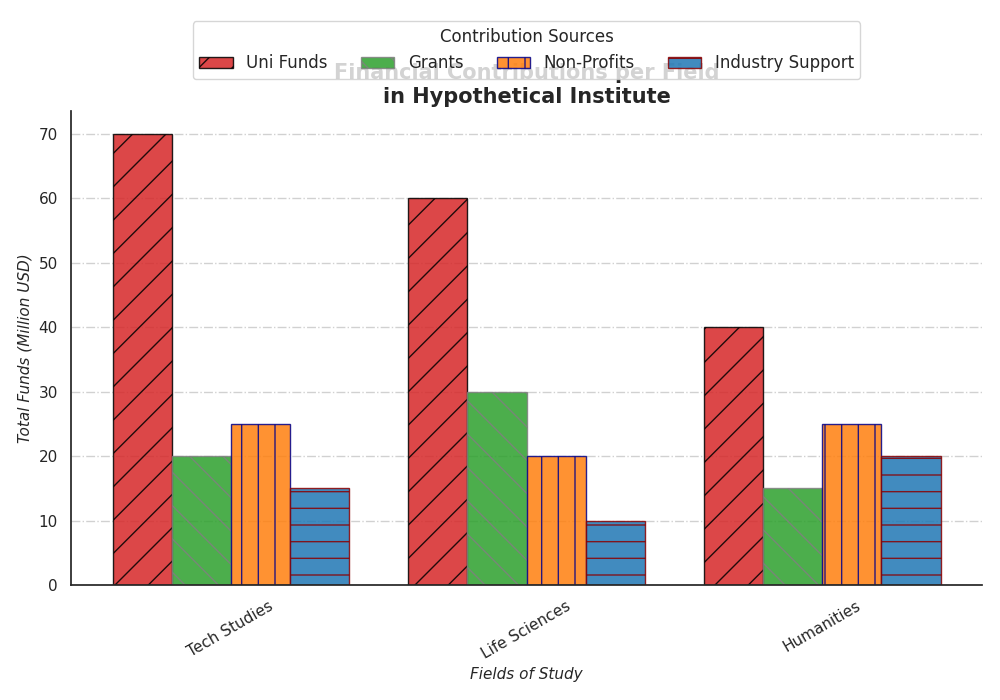

The script that drew this image:
import matplotlib.pyplot as plt
import numpy as np

disciplines = ['Tech Studies', 'Life Sciences', 'Humanities']
funding_sources = ['Uni Funds', 'Grants', 'Non-Profits', 'Industry Support']

funding_data = np.array([
    [70, 20, 25, 15],  
    [60, 30, 20, 10],  
    [40, 15, 25, 20],  
])

colors = ['#d62728', '#2ca02c', '#ff7f0e', '#1f77b4']
hatch_patterns = ['/', '\\', '|', '-']
edge_colors = ['black', 'grey', 'darkblue', 'darkred']

fig, ax = plt.subplots(figsize=(10, 7))
bar_width = 0.2  
x_positions = np.arange(len(disciplines))

for i, source in enumerate(funding_sources):
    ax.bar(x_positions + i * bar_width, funding_data[:, i], bar_width,
           label=source, color=colors[i], alpha=0.85,
           edgecolor=edge_colors[i], hatch=hatch_patterns[i])

ax.set_title("Financial Contributions per Field\nin Hypothetical Institute", fontsize=15, fontweight='heavy')
ax.set_xlabel('Fields of Study', fontsize=11, style='italic')
ax.set_ylabel('Total Funds (Million USD)', fontsize=11, style='italic')

ax.set_xticks(x_positions + bar_width * (len(funding_sources) - 1) / 2)
ax.set_xticklabels(disciplines, rotation=30)
ax.legend(title='Contribution Sources', loc='lower center', bbox_to_anchor=(0.5, 1.05), fontsize='medium', ncol=4, frameon=True)

ax.yaxis.grid(True, linestyle='dashdot', alpha=0.9)
ax.spines['top'].set_visible(False)
ax.spines['right'].set_visible(False)

plt.tight_layout()
plt.show()
